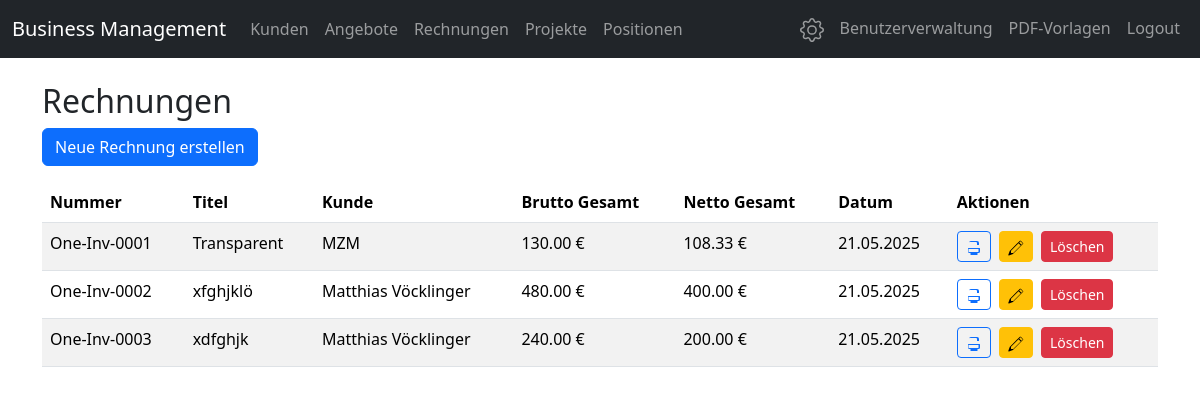
Before: /invoices (signed in) with the older database file.
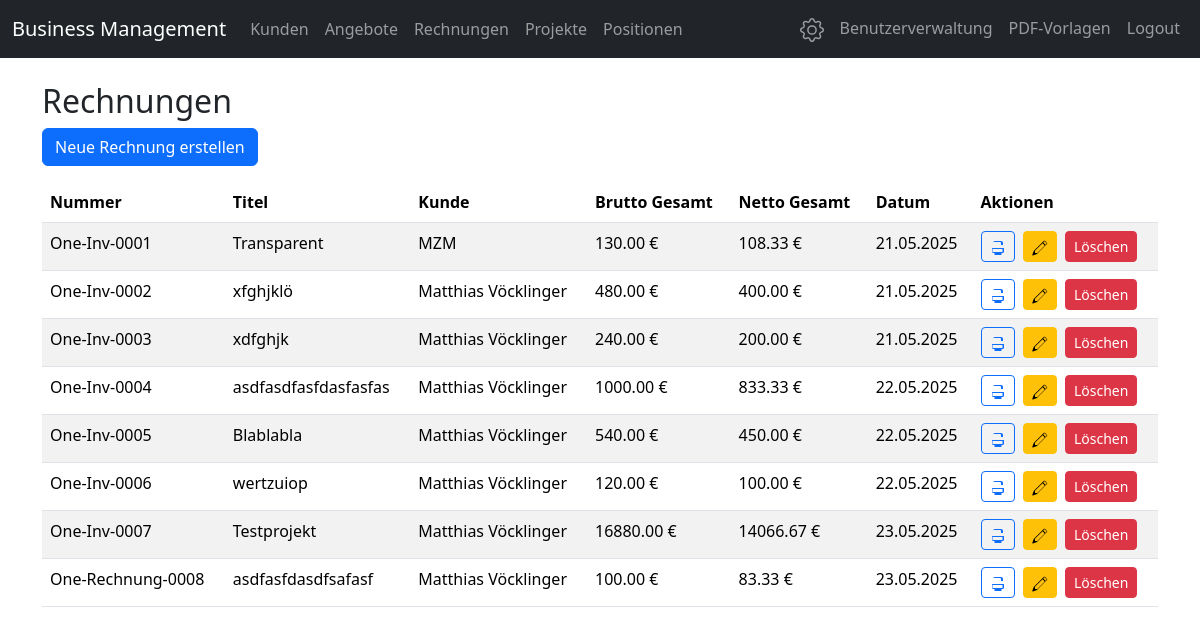
After: the same page with the newer database file.
### app.py (models this page shows)
class Invoice(db.Model):
    id = db.Column(db.Integer, primary_key=True)
    invoice_number = db.Column(db.String(32), unique=True, nullable=False)
    title = db.Column(db.String(128), nullable=False)
    customer_id = db.Column(db.Integer, db.ForeignKey('customer.id'), nullable=False)
    total_gross = db.Column(db.Float, nullable=False)
    total_net = db.Column(db.Float, nullable=False)
    date = db.Column(db.Date, nullable=False)
    due_date = db.Column(db.Date)
    status = db.Column(db.String(32), default='offen')
    notes = db.Column(db.Text)
    positions = db.relationship('InvoicePosition', backref='invoice', lazy=True, cascade="all, delete-orphan")

class Customer(db.Model):
    id = db.Column(db.Integer, primary_key=True)
    customer_type = db.Column(db.String(16), nullable=False, default='firma')  # 'firma' oder 'privat'
    name = db.Column(db.String(128))  # Firmenname
    contact_person = db.Column(db.String(128))
    contact_phone = db.Column(db.String(32))
    contact_email = db.Column(db.String(128))
    first_name = db.Column(db.String(64))
    last_name = db.Column(db.String(64))
    email = db.Column(db.String(128))
    phone = db.Column(db.String(32))
    street = db.Column(db.String(128))
    house_number = db.Column(db.String(16))
    postal_code = db.Column(db.String(16))
    city = db.Column(db.String(64))
    country = db.Column(db.String(64))
    notes = db.Column(db.Text)
    offers = db.relationship('Offer', backref='customer', lazy=True)
    invoices = db.relationship('Invoice', backref='customer', lazy=True)

### app.py (the view)
@app.route('/invoices')
def invoices():
    all_invoices = Invoice.query.all()
    return render_template('invoices.html', invoices=all_invoices)

### app.py (called while the page is built)
def login_required(f):
    @wraps(f)
    def decorated_function(*args, **kwargs):
        user_id = session.get('user_id')
        token_expiry = session.get('token_expiry')
        if not user_id or not token_expiry:
            return redirect(url_for('login'))
        if datetime.utcnow() > datetime.fromisoformat(token_expiry):
            session.clear()
            flash('Session abgelaufen. Bitte erneut anmelden.', 'warning')
            return redirect(url_for('login'))
        g.user = User.query.get(user_id)
        return f(*args, **kwargs)
    return decorated_function

### templates/invoices.html (shortened to what this page needs)
{% extends 'base.html' %}
{% block content %}
<h2>Rechnungen</h2>
<a href="/invoices/new" class="btn btn-primary mb-3">Neue Rechnung erstellen</a>
<table class="table table-striped">
    <thead>
        <tr>
            <th>Nummer</th>
            <th>Titel</th>
            <th>Kunde</th>
            <th>Brutto Gesamt</th>
            <th>Netto Gesamt</th>
            <th>Datum</th>
            <th>Aktionen</th>
        </tr>
    </thead>
    <tbody>
    {% for invoice in invoices %}
        <tr>
            <td>{{ invoice.invoice_number }}</td>
            <td>{{ invoice.title }}</td>
            <td>{{ invoice.customer.name if invoice.customer and invoice.customer.customer_type == 'firma' else invoice.customer.first_name ~ ' ' ~ invoice.customer.last_name }}</td>
            <td>{{ '%.2f'|format(invoice.total_gross) }} €</td>
            <td>{{ '%.2f'|format(invoice.total_net) }} €</td>
            <td>{{ invoice.date.strftime('%d.%m.%Y') }}</td>
            <td>
                <a href="/invoices/{{ invoice.id }}/print" class="btn btn-sm btn-outline-primary" title="Drucken" target="_blank">
                </a>
                <a href="/invoices/{{ invoice.id }}/edit" class="btn btn-sm btn-warning ms-1" title="Bearbeiten">
                </a>
                <a href="/invoices/{{ invoice.id }}/delete" class="btn btn-sm btn-danger ms-1">Löschen</a>
            </td>
        </tr>
    {% endfor %}
    </tbody>
</table>
{% endblock %}

### templates/base.html (shortened to what this page needs)
<!DOCTYPE html>
<html lang="de">
<head>
    <link href="https://cdn.jsdelivr.net/npm/bootstrap@5.3.2/dist/css/bootstrap.min.css" rel="stylesheet">
</head>
<body>
<nav class="navbar navbar-expand-lg navbar-dark bg-dark mb-4">
  <div class="container-fluid">
    <a class="navbar-brand" href="/">Business Management</a>
    <div class="collapse navbar-collapse" id="navbarNav">
      <ul class="navbar-nav me-auto">
        <li class="nav-item"><a class="nav-link" href="/customers">Kunden</a></li>
        <li class="nav-item"><a class="nav-link" href="/offers">Angebote</a></li>
        <li class="nav-item"><a class="nav-link" href="/invoices">Rechnungen</a></li>
        <li class="nav-item"><a class="nav-link" href="/projects">Projekte</a></li>
        <li class="nav-item"><a class="nav-link" href="/positions">Positionen</a></li>
      </ul>
      <ul class="navbar-nav ms-auto">
        <li class="nav-item">
          <a class="nav-link" href="/company-settings" title="Firmendaten bearbeiten">
          </a>
        </li>
        {% if g.user and g.user.role == 'admin' %}
        <li class="nav-item">
          <a class="nav-link" href="/users">Benutzerverwaltung</a>
        </li>
        <li class="nav-item">
          <a class="nav-link" href="/templates">PDF-Vorlagen</a>
        </li>
        {% endif %}
        {% if g.user %}
        <li class="nav-item">
          <a class="nav-link" href="/logout">Logout</a>
        </li>
        {% endif %}
      </ul>
    </div>
  </div>
</nav>
<div class="container">
    {% block content %}{% endblock %}
</div>
</body>
</html>

Changed rows visible on the page:
added Invoice: invoice_number "One-Inv-0004", title "asdfasdfasfdasfasfas", customer "Matthias Vöcklinger", total_gross "1000.00", total_net "833.33", date "22.05.2025"
added Invoice: invoice_number "One-Inv-0005", title "Blablabla", customer "Matthias Vöcklinger", total_gross "540.00", total_net "450.00", date "22.05.2025"
added Invoice: invoice_number "One-Inv-0006", title "wertzuiop", customer "Matthias Vöcklinger", total_gross "120.00", total_net "100.00", date "22.05.2025"
added Invoice: invoice_number "One-Inv-0007", title "Testprojekt", customer "Matthias Vöcklinger", total_gross "16880.00", total_net "14066.67", date "23.05.2025"
added Invoice: invoice_number "One-Rechnung-0008", title "asdfasfdasdfsafasf", customer "Matthias Vöcklinger", total_gross "100.00", total_net "83.33", date "23.05.2025"
